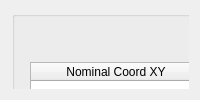
     <widget class="QWidget" name="DownLevelSelect">
      <attribute name="title">
       <string>Down Level Point Select</string>
      </attribute>
      <layout class="QGridLayout" name="gridLayout">
       <item row="0" column="0">
        <widget class="QWidget" name="widget_2" native="true">
         <widget class="QWidget" name="layoutWidget_4">
          <property name="geometry">
           <rect>
            <x>0</x>
            <y>0</y>
            <width>1131</width>
            <height>351</height>
           </rect>
          </property>
          <layout class="QHBoxLayout" name="horizontalLayout_3">
           <item>
            <widget class="ISTAR::GUI::GroupBox" name="gb_downLevelingMarkPoint">
             <property name="sizePolicy">
              <sizepolicy hsizetype="Preferred" vsizetype="Preferred">
               <horstretch>0</horstretch>
               <verstretch>0</verstretch>
              </sizepolicy>
             </property>
             <property name="minimumSize">
              <size>
               <width>500</width>
               <height>0</height>
              </size>
             </property>
             <property name="maximumSize">
              <size>
               <width>560</width>
               <height>16777215</height>
              </size>
             </property>
             <layout class="QGridLayout" name="gridLayout_27">
              <property name="leftMargin">
               <number>15</number>
              </property>
              <property name="topMargin">
               <number>45</number>
              </property>
              <property name="rightMargin">
               <number>15</number>
              </property>
              <property name="bottomMargin">
               <number>15</number>
              </property>
              <property name="horizontalSpacing">
               <number>15</number>
              </property>
              <property name="verticalSpacing">
               <number>6</number>
              </property>
              <item row="0" column="0">
               <widget class="ISTAR::GUI::TableWidget" name="tw_downLevelingMarkPoint">
                <property name="minimumSize">
                 <size>
                  <width>250</width>
                  <height>0</height>
                 </size>
                </property>
                <property name="editTriggers">
                 <set>QAbstractItemView::NoEditTriggers</set>
                </property>
                <attribute name="horizontalHeaderDefaultSectionSize">
                 <number>170</number>
                </attribute>
                <column>
                 <property name="text">
                  <string>Nominal Coord XY</string>
                 </property>
                </column>
                <column>
                 <property name="text">
                  <string>Actual Coord XY</string>
                 </property>
                </column>
                <column>
                 <property name="text">
                  <string>Pixel Coord XY</string>
                 </property>
                </column>
               </widget>
              </item>
             </layout>
            </widget>
           </item>
           <item>
            <widget class="ISTAR::GUI::GroupBox" name="gb_downLevelingMarkPointDiagram">
             <property name="sizePolicy">
              <sizepolicy hsizetype="Preferred" vsizetype="Preferred">
               <horstretch>0</horstretch>
               <verstretch>0</verstretch>
              </sizepolicy>
             </property>
             <property name="minimumSize">
              <size>
               <width>500</width>
               <height>0</height>
              </size>
             </property>
             <property name="maximumSize">
              <size>
               <width>560</width>
               <height>16777215</height>
              </size>
             </property>
             <layout class="QGridLayout" name="gridLayout_29">
              <property name="leftMargin">
               <number>15</number>
              </property>
              <property name="topMargin">
               <number>45</number>
              </property>
              <property name="rightMargin">
               <number>15</number>
              </property>
              <property name="bottomMargin">
               <number>15</number>
              </property>
              <property name="horizontalSpacing">
               <number>15</number>
              </property>
              <property name="verticalSpacing">
               <number>6</number>
              </property>
              <item row="0" column="0">
               <widget class="SimpleDiagram" name="gv_downLevelingMarkPoint"/>
              </item>
             </layout>
            </widget>
           </item>
          </layout>
         </widget>
         <widget class="QWidget" name="layoutWidget_6">
          <property name="geometry">
           <rect>
            <x>1140</x>
            <y>0</y>
            <width>381</width>
            <height>691</height>
           </rect>
          </property>
          <layout class="QVBoxLayout" name="verticalLayout_9">
           <item>
            <widget class="ISTAR::GUI::GroupBox" name="gb_operateStepDesc_5">
             <property name="title">
              <string/>
             </property>
             <layout class="QGridLayout" name="gridLayout_32">
              <property name="topMargin">
               <number>45</number>
              </property>
              <item row="0" column="0">
               <widget class="QTextBrowser" name="textBrowser_5"/>
              </item>
             </layout>
            </widget>
           </item>
           <item>
            <widget class="ISTAR::GUI::GroupBox" name="gb_result_7">
             <property name="title">
              <string/>
             </property>
             <layout class="QGridLayout" name="gridLayout_50">
              <property name="topMargin">
               <number>45</number>
              </property>
              <item row="2" column="0">
               <widget class="QLabel" name="label_36">
                <property name="minimumSize">
                 <size>
                  <width>120</width>
                  <height>30</height>
                 </size>
                </property>
                <property name="maximumSize">
                 <size>
                  <width>16777215</width>
                  <height>30</height>
                 </size>
                </property>
                <property name="text">
                 <string>Elapsed Time:</string>
                </property>
                <property name="alignment">
                 <set>Qt::AlignRight|Qt::AlignTrailing|Qt::AlignVCenter</set>
                </property>
               </widget>
              </item>
              <item row="2" column="1">
               <widget class="QDoubleSpinBox" name="dsb_runElapsedTime_downlevel">
                <property name="minimumSize">
                 <size>
                  <width>160</width>
                  <height>30</height>
                 </size>
                </property>
                <property name="maximumSize">
                 <size>
                  <width>160</width>
                  <height>30</height>
                 </size>
                </property>
                <property name="alignment">
                 <set>Qt::AlignCenter</set>
                </property>
                <property name="buttonSymbols">
                 <enum>QAbstractSpinBox::NoButtons</enum>
                </property>
                <property name="decimals">
                 <number>3</number>
                </property>
                <property name="minimum">
                 <double>-9999.000000000000000</double>
                </property>
                <property name="maximum">
                 <double>9999.000000000000000</double>
                </property>
               </widget>
              </item>
              <item row="2" column="2">
               <widget class="QLabel" name="label_66">
                <property name="minimumSize">
                 <size>
                  <width>30</width>
                  <height>30</height>
                 </size>
                </property>
                <property name="maximumSize">
                 <size>
                  <width>30</width>
                  <height>30</height>
                 </size>
                </property>
                <property name="text">
                 <string>s</string>
                </property>
                <property name="alignment">
                 <set>Qt::AlignLeading|Qt::AlignLeft|Qt::AlignVCenter</set>
                </property>
               </widget>
              </item>
              <item row="3" column="1">
               <spacer name="verticalSpacer_5">
                <property name="orientation">
                 <enum>Qt::Vertical</enum>
                </property>
                <property name="sizeHint" stdset="0">
                 <size>
                  <width>20</width>
                  <height>40</height>
                 </size>
                </property>
               </spacer>
              </item>
             </layout>
            </widget>
           </item>
          </layout>
         </widget>
        </widget>
       </item>
      </layout>
     </widget>
